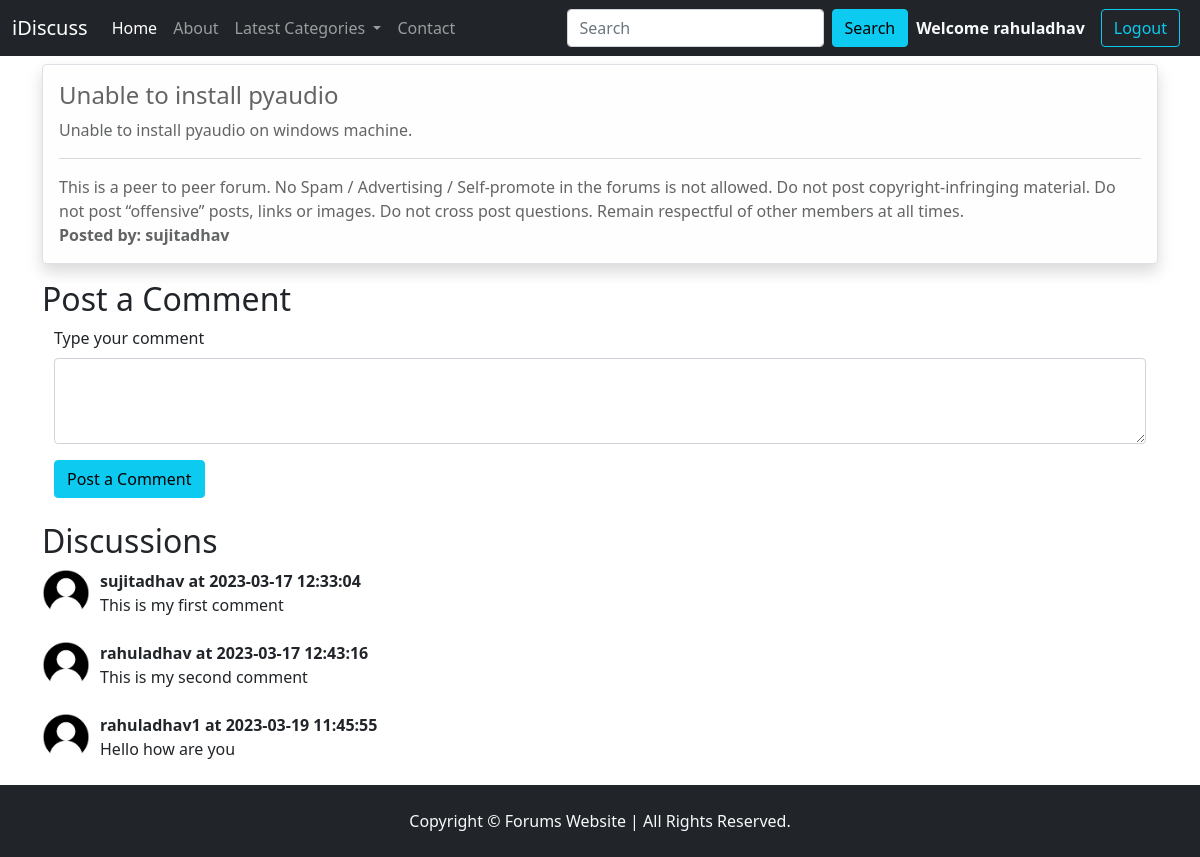
Screenshot of /thread.php?threadid=1 (signed in) with the database file from the repository.
### tables this page shows
CREATE TABLE `threads` (
  `thread_id` int(11) NOT NULL,
  `thread_title` varchar(255) NOT NULL,
  `thread_desc` text NOT NULL,
  `thread_cat_id` int(11) NOT NULL,
  `thread_user_id` int(11) NOT NULL,
  `thread_dt` datetime NOT NULL DEFAULT current_timestamp()
);

CREATE TABLE `users` (
  `user_id` int(11) NOT NULL,
  `user_name` varchar(255) NOT NULL,
  `password` varchar(255) NOT NULL,
  `dt` datetime NOT NULL DEFAULT current_timestamp()
);

CREATE TABLE `comments` (
  `comment_id` int(11) NOT NULL,
  `comment_content` text NOT NULL,
  `thread_id` int(11) NOT NULL,
  `comment_by` int(11) NOT NULL,
  `comment_time` datetime NOT NULL DEFAULT current_timestamp()
);

### thread.php (the view, shortened to what this page needs)
<!doctype html>
<html lang="en">
  <head>
    <link href="https://cdn.jsdelivr.net/npm/bootstrap@5.0.2/dist/css/bootstrap.min.css" rel="stylesheet">
    <link rel="stylesheet" href="partials/css/style.css">
  </head>
  <body>
    <?php
    include 'partials/_dbconnect.php';
    include 'partials/_header.php';
    $id = $_GET['threadid'];
    $sql = "SELECT * FROM `threads` WHERE `thread_id`='$id'";
    $result = mysqli_query($conn, $sql);
    while($row=mysqli_fetch_assoc($result)){
        $thread_title = $row['thread_title'];
        $thread_desc = $row['thread_desc'];
        $thread_user_id = $row['thread_user_id'];
        $sql2 = "SELECT `user_name` FROM `users` WHERE `user_id` = '$thread_user_id'";
        $result2 = mysqli_query($conn, $sql2);
        $row2 = mysqli_fetch_assoc($result2);
        $username = $row2['user_name'];
    }
    ?>
    <div class="container my-2 min-ht">
        <div class="alert alert-light border shadow" role="alert">
            <h4 class="alert-heading"><?php echo $thread_title ?></h4>
            <p><?php echo $thread_desc ?></p>
            <hr>
            <p class="mb-0">This is a peer to peer forum. No Spam / Advertising / Self-promote in the forums is not allowed. Do not post copyright-infringing material. Do not post “offensive” posts, links or images. Do not cross post questions. Remain respectful of other members at all times.</p>
            <p class="mb-0"><b>Posted by: <?php echo $username ?></b></p>
        </div>
        <h2>Post a Comment</h2>
        <?php
        if(isset($_SESSION['loggedin']) && $_SESSION['loggedin']==true){
          echo '
          <div class="container">
              <form action="'.$_SERVER['REQUEST_URI'].'" method="post">
                  <div class="mb-3">
                      <label for="comment" class="form-label">Type your comment</label>
                      <textarea class="form-control" name="comment" id="comment" cols="10" rows="3"></textarea>
                  </div>
                  <button type="submit" class="btn btn-info">Post a Comment</button>
              </form>
          </div>';
        }
        else{
          echo '
            <div class="container">
            <p class="lead">You are not logged in. Please login to be able to start discussion.</p>
            </div>';
        }
        ?>
        <h2 class="mt-4">Discussions</h2>
        <?php
            $id = $_GET['threadid'];
            $sql = "SELECT * FROM `comments` WHERE `thread_id`='$id'";
            $result = mysqli_query($conn, $sql);
            while ($row=mysqli_fetch_assoc($result)) {
                $comment = $row['comment_content'];
                $comment_time = $row['comment_time'];
                $comment_user_id = $row['comment_by'];
                $sql2 = "SELECT `user_name` FROM `users` WHERE `user_id` = '$comment_user_id'";
                $result2 = mysqli_query($conn, $sql2);
                $row2=mysqli_fetch_assoc($result2);
                echo '
                <div class="media mt-2">
                    <img src="partials/img/default_user.png" alt="">
                    <div class="media-body">
                        <p class="fw-bold my-0">'.$row2['user_name'].' at '.$comment_time.'</p>
                        <p>'.$comment.'</p>
                    </div>
                </div>';
            }
        ?>
    </div>
    <?php include 'partials/_footer.php' ?>
  </body>
</html>

### partials/css/style.css (style rules this page uses)
* { margin: 0; padding: 0; }
.media { display: flex; flex-direction: row; }
.media > img { width: 3em; height: 3em; margin-right: 10px; }
.min-ht { min-height: 85vh; }

### rows the page displays
threads: thread_title "Unable to install pyaudio", thread_desc "Unable to install pyaudio on windows machine."
users: user_name "sujitadhav"
comments: users.user_name "sujitadhav", comment_time "2023-03-17 12:33:04", comment_content "This is my first comment"
comments: users.user_name "rahuladhav", comment_time "2023-03-17 12:43:16", comment_content "This is my second comment"
comments: users.user_name "rahuladhav1", comment_time "2023-03-19 11:45:55", comment_content "Hello how are you"

### other values shown
$_SESSION['username'] "rahuladhav"
